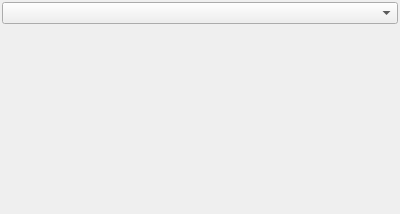
<?xml version="1.0" encoding="UTF-8"?>
<ui version="4.0">
 <class>Form</class>
 <widget class="QWidget" name="Form">
  <property name="geometry">
   <rect>
    <x>0</x>
    <y>0</y>
    <width>400</width>
    <height>214</height>
   </rect>
  </property>
  <property name="windowTitle">
   <string>Form</string>
  </property>
  <layout class="QVBoxLayout" name="verticalLayout">
   <property name="spacing">
    <number>2</number>
   </property>
   <property name="leftMargin">
    <number>2</number>
   </property>
   <property name="topMargin">
    <number>2</number>
   </property>
   <property name="rightMargin">
    <number>2</number>
   </property>
   <property name="bottomMargin">
    <number>2</number>
   </property>
   <item>
    <layout class="QHBoxLayout" name="horizontalLayout_2">
     <property name="topMargin">
      <number>0</number>
     </property>
     <item>
      <widget class="QComboBox" name="comboBox"/>
     </item>
    </layout>
   </item>
   <item>
    <widget class="QStackedWidget" name="stackedWidget">
     <widget class="QWidget" name="pageNoLabels"/>
     <widget class="QWidget" name="pageSingleLabels">
      <layout class="QVBoxLayout" name="verticalLayout_2">
       <property name="spacing">
        <number>2</number>
       </property>
       <property name="leftMargin">
        <number>0</number>
       </property>
       <property name="topMargin">
        <number>0</number>
       </property>
       <property name="rightMargin">
        <number>0</number>
       </property>
       <property name="bottomMargin">
        <number>0</number>
       </property>
       <item>
        <layout class="QHBoxLayout" name="horizontalLayout">
         <item>
          <widget class="QLabel" name="label">
           <property name="text">
            <string>Value</string>
           </property>
          </widget>
         </item>
         <item>
          <widget class="QgsFieldExpressionWidget" name="mFieldExpressionWidget"/>
         </item>
        </layout>
       </item>
       <item>
        <spacer name="verticalSpacer">
         <property name="orientation">
          <enum>Qt::Vertical</enum>
         </property>
         <property name="sizeHint" stdset="0">
          <size>
           <width>20</width>
           <height>161</height>
          </size>
         </property>
        </spacer>
       </item>
      </layout>
     </widget>
     <widget class="QWidget" name="pageRulebasedLabels"/>
     <widget class="QWidget" name="pageBlockingLabels"/>
    </widget>
   </item>
  </layout>
 </widget>
 <customwidgets>
  <customwidget>
   <class>QgsFieldExpressionWidget</class>
   <extends>QWidget</extends>
   <header>qgsfieldexpressionwidget.h</header>
  </customwidget>
 </customwidgets>
 <resources>
  <include location="../../../../QGIS/images/images.qrc"/>
 </resources>
 <connections>
  <connection>
   <sender>comboBox</sender>
   <signal>currentIndexChanged(int)</signal>
   <receiver>stackedWidget</receiver>
   <slot>setCurrentIndex(int)</slot>
   <hints>
    <hint type="sourcelabel">
     <x>80</x>
     <y>23</y>
    </hint>
    <hint type="destinationlabel">
     <x>92</x>
     <y>70</y>
    </hint>
   </hints>
  </connection>
  <connection>
   <sender>stackedWidget</sender>
   <signal>currentChanged(int)</signal>
   <receiver>comboBox</receiver>
   <slot>setCurrentIndex(int)</slot>
   <hints>
    <hint type="sourcelabel">
     <x>196</x>
     <y>120</y>
    </hint>
    <hint type="destinationlabel">
     <x>170</x>
     <y>18</y>
    </hint>
   </hints>
  </connection>
 </connections>
</ui>
